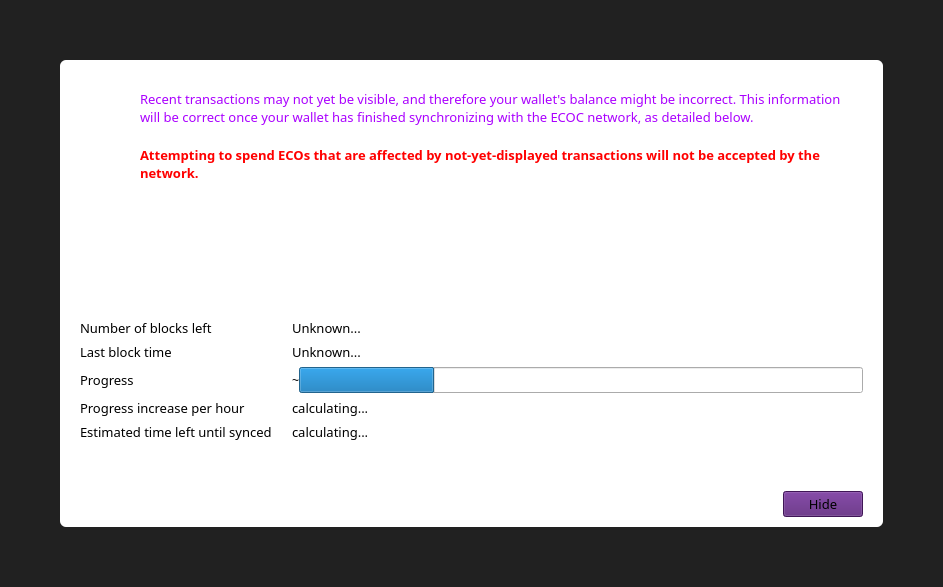
<?xml version="1.0" encoding="UTF-8"?>
<ui version="4.0">
 <class>ModalOverlay</class>
 <widget class="ModalOverlay" name="ModalOverlay">
  <property name="geometry">
   <rect>
    <x>0</x>
    <y>0</y>
    <width>943</width>
    <height>587</height>
   </rect>
  </property>
  <property name="windowTitle">
   <string>Form</string>
  </property>
  <layout class="QVBoxLayout" name="verticalLayout" stretch="0">
   <property name="sizeConstraint">
    <enum>QLayout::SetDefaultConstraint</enum>
   </property>
   <property name="leftMargin">
    <number>0</number>
   </property>
   <property name="topMargin">
    <number>0</number>
   </property>
   <property name="rightMargin">
    <number>0</number>
   </property>
   <property name="bottomMargin">
    <number>0</number>
   </property>
   <item>
    <widget class="QWidget" name="bgWidget" native="true">
     <property name="font">
      <font>
       <family>Source Sans Pro</family>
       <pointsize>10</pointsize>
      </font>
     </property>
     <property name="styleSheet">
      <string notr="true">#bgWidget { background: rgba(0,0,0,220); }</string>
     </property>
     <layout class="QVBoxLayout" name="verticalLayoutMain" stretch="0">
      <property name="leftMargin">
       <number>60</number>
      </property>
      <property name="topMargin">
       <number>60</number>
      </property>
      <property name="rightMargin">
       <number>60</number>
      </property>
      <property name="bottomMargin">
       <number>60</number>
      </property>
      <item>
       <widget class="QWidget" name="contentWidget" native="true">
        <property name="styleSheet">
         <string notr="true">#contentWidget { background: white; border-radius: 6px; }</string>
        </property>
        <layout class="QVBoxLayout" name="verticalLayout_3" stretch="1,0,0">
         <property name="spacing">
          <number>0</number>
         </property>
         <property name="leftMargin">
          <number>20</number>
         </property>
         <property name="topMargin">
          <number>10</number>
         </property>
         <property name="rightMargin">
          <number>20</number>
         </property>
         <property name="bottomMargin">
          <number>10</number>
         </property>
         <item>
          <widget class="QStackedWidget" name="stackedWidget">
           <property name="currentIndex">
            <number>0</number>
           </property>
           <widget class="QWidget" name="page">
            <layout class="QVBoxLayout" name="verticalLayout_2">
             <property name="spacing">
              <number>0</number>
             </property>
             <property name="leftMargin">
              <number>0</number>
             </property>
             <property name="topMargin">
              <number>0</number>
             </property>
             <property name="rightMargin">
              <number>0</number>
             </property>
             <property name="bottomMargin">
              <number>0</number>
             </property>
             <item>
              <layout class="QHBoxLayout" name="horizontalLayoutIconText" stretch="0,1">
               <property name="spacing">
                <number>20</number>
               </property>
               <property name="topMargin">
                <number>20</number>
               </property>
               <item>
                <layout class="QVBoxLayout" name="verticalLayoutIcon">
                 <item>
                  <widget class="QPushButton" name="warningIcon">
                   <property name="enabled">
                    <bool>false</bool>
                   </property>
                   <property name="text">
                    <string/>
                   </property>
                   <property name="icon">
                    <iconset>
                     <normaloff>:/icons/warning</normaloff>
                     <disabledoff>:/icons/warning</disabledoff>:/icons/warning</iconset>
                   </property>
                   <property name="iconSize">
                    <size>
                     <width>48</width>
                     <height>48</height>
                    </size>
                   </property>
                   <property name="flat">
                    <bool>true</bool>
                   </property>
                  </widget>
                 </item>
                 <item>
                  <spacer name="verticalSpacerWarningIcon">
                   <property name="orientation">
                    <enum>Qt::Vertical</enum>
                   </property>
                   <property name="sizeHint" stdset="0">
                    <size>
                     <width>20</width>
                     <height>40</height>
                    </size>
                   </property>
                  </spacer>
                 </item>
                </layout>
               </item>
               <item>
                <layout class="QVBoxLayout" name="verticalLayoutInfoText">
                 <property name="leftMargin">
                  <number>0</number>
                 </property>
                 <property name="topMargin">
                  <number>0</number>
                 </property>
                 <item>
                  <widget class="QLabel" name="infoText">
                   <property name="font">
                    <font>
                     <family>Source Sans Pro</family>
                     <pointsize>10</pointsize>
                    </font>
                   </property>
                   <property name="text">
                    <string>&lt;html&gt;&lt;head/&gt;&lt;body&gt;&lt;p&gt;&lt;span style=&quot; color:#aa00ff;&quot;&gt;Recent transactions may not yet be visible, and therefore your wallet's balance might be incorrect. This information will be correct once your wallet has finished synchronizing with the ECOC network, as detailed below.&lt;/span&gt;&lt;/p&gt;&lt;/body&gt;&lt;/html&gt;</string>
                   </property>
                   <property name="textFormat">
                    <enum>Qt::RichText</enum>
                   </property>
                   <property name="wordWrap">
                    <bool>true</bool>
                   </property>
                  </widget>
                 </item>
                 <item>
                  <widget class="QLabel" name="infoTextStrong">
                   <property name="font">
                    <font>
                     <family>Source Sans Pro</family>
                     <pointsize>10</pointsize>
                     <weight>75</weight>
                     <bold>true</bold>
                    </font>
                   </property>
                   <property name="text">
                    <string>&lt;html&gt;&lt;head/&gt;&lt;body&gt;&lt;p&gt;&lt;span style=&quot; color:#ff0000;&quot;&gt;Attempting to spend ECOs that are affected by not-yet-displayed transactions will not be accepted by the network.&lt;/span&gt;&lt;/p&gt;&lt;/body&gt;&lt;/html&gt;</string>
                   </property>
                   <property name="textFormat">
                    <enum>Qt::RichText</enum>
                   </property>
                   <property name="wordWrap">
                    <bool>true</bool>
                   </property>
                  </widget>
                 </item>
                 <item>
                  <spacer name="verticalSpacerInTextSpace">
                   <property name="orientation">
                    <enum>Qt::Vertical</enum>
                   </property>
                   <property name="sizeHint" stdset="0">
                    <size>
                     <width>20</width>
                     <height>40</height>
                    </size>
                   </property>
                  </spacer>
                 </item>
                </layout>
               </item>
              </layout>
             </item>
             <item>
              <layout class="QFormLayout" name="formLayout">
               <property name="fieldGrowthPolicy">
                <enum>QFormLayout::ExpandingFieldsGrow</enum>
               </property>
               <property name="horizontalSpacing">
                <number>20</number>
               </property>
               <property name="verticalSpacing">
                <number>6</number>
               </property>
               <property name="topMargin">
                <number>10</number>
               </property>
               <item row="0" column="0">
                <widget class="QLabel" name="labelNumberOfBlocksLeft">
                 <property name="font">
                  <font>
                   <family>Source Sans Pro</family>
                   <pointsize>10</pointsize>
                   <weight>50</weight>
                   <bold>false</bold>
                  </font>
                 </property>
                 <property name="text">
                  <string>Number of blocks left</string>
                 </property>
                </widget>
               </item>
               <item row="0" column="1">
                <widget class="QLabel" name="numberOfBlocksLeft">
                 <property name="sizePolicy">
                  <sizepolicy hsizetype="Expanding" vsizetype="Preferred">
                   <horstretch>0</horstretch>
                   <verstretch>0</verstretch>
                  </sizepolicy>
                 </property>
                 <property name="font">
                  <font>
                   <family>Source Sans Pro</family>
                   <pointsize>10</pointsize>
                  </font>
                 </property>
                 <property name="text">
                  <string>Unknown...</string>
                 </property>
                </widget>
               </item>
               <item row="1" column="0">
                <widget class="QLabel" name="labelLastBlockTime">
                 <property name="font">
                  <font>
                   <family>Source Sans Pro</family>
                   <pointsize>10</pointsize>
                   <weight>50</weight>
                   <bold>false</bold>
                  </font>
                 </property>
                 <property name="text">
                  <string>Last block time</string>
                 </property>
                </widget>
               </item>
               <item row="1" column="1">
                <widget class="QLabel" name="newestBlockDate">
                 <property name="sizePolicy">
                  <sizepolicy hsizetype="Expanding" vsizetype="Preferred">
                   <horstretch>0</horstretch>
                   <verstretch>0</verstretch>
                  </sizepolicy>
                 </property>
                 <property name="font">
                  <font>
                   <family>Source Sans Pro</family>
                   <pointsize>10</pointsize>
                  </font>
                 </property>
                 <property name="text">
                  <string>Unknown...</string>
                 </property>
                </widget>
               </item>
               <item row="2" column="0">
                <widget class="QLabel" name="labelSyncDone">
                 <property name="font">
                  <font>
                   <family>Source Sans Pro</family>
                   <pointsize>10</pointsize>
                   <weight>50</weight>
                   <bold>false</bold>
                  </font>
                 </property>
                 <property name="text">
                  <string>Progress</string>
                 </property>
                </widget>
               </item>
               <item row="2" column="1">
                <layout class="QHBoxLayout" name="horizontalLayoutSync" stretch="0,1">
                 <item>
                  <widget class="QLabel" name="percentageProgress">
                   <property name="text">
                    <string notr="true">~</string>
                   </property>
                  </widget>
                 </item>
                 <item>
                  <widget class="QProgressBar" name="progressBar">
                   <property name="font">
                    <font>
                     <family>Source Sans Pro</family>
                     <pointsize>10</pointsize>
                    </font>
                   </property>
                   <property name="value">
                    <number>24</number>
                   </property>
                   <property name="format">
                    <string/>
                   </property>
                  </widget>
                 </item>
                </layout>
               </item>
               <item row="4" column="0">
                <widget class="QLabel" name="labelProgressIncrease">
                 <property name="font">
                  <font>
                   <family>Source Sans Pro</family>
                   <pointsize>10</pointsize>
                   <weight>50</weight>
                   <bold>false</bold>
                  </font>
                 </property>
                 <property name="text">
                  <string>Progress increase per hour</string>
                 </property>
                </widget>
               </item>
               <item row="4" column="1">
                <widget class="QLabel" name="progressIncreasePerH">
                 <property name="sizePolicy">
                  <sizepolicy hsizetype="Expanding" vsizetype="Preferred">
                   <horstretch>0</horstretch>
                   <verstretch>0</verstretch>
                  </sizepolicy>
                 </property>
                 <property name="font">
                  <font>
                   <family>Source Sans Pro</family>
                   <pointsize>10</pointsize>
                  </font>
                 </property>
                 <property name="text">
                  <string>calculating...</string>
                 </property>
                </widget>
               </item>
               <item row="5" column="0">
                <widget class="QLabel" name="labelEstimatedTimeLeft">
                 <property name="font">
                  <font>
                   <family>Source Sans Pro</family>
                   <pointsize>10</pointsize>
                   <weight>50</weight>
                   <bold>false</bold>
                  </font>
                 </property>
                 <property name="text">
                  <string>Estimated time left until synced</string>
                 </property>
                </widget>
               </item>
               <item row="5" column="1">
                <widget class="QLabel" name="expectedTimeLeft">
                 <property name="sizePolicy">
                  <sizepolicy hsizetype="Expanding" vsizetype="Preferred">
                   <horstretch>0</horstretch>
                   <verstretch>0</verstretch>
                  </sizepolicy>
                 </property>
                 <property name="font">
                  <font>
                   <family>Source Sans Pro</family>
                   <pointsize>10</pointsize>
                  </font>
                 </property>
                 <property name="text">
                  <string>calculating...</string>
                 </property>
                </widget>
               </item>
              </layout>
             </item>
            </layout>
           </widget>
           <widget class="QWidget" name="page_2">
            <layout class="QVBoxLayout" name="verticalLayout_4">
             <property name="spacing">
              <number>15</number>
             </property>
             <property name="topMargin">
              <number>40</number>
             </property>
             <property name="bottomMargin">
              <number>40</number>
             </property>
             <item>
              <layout class="QHBoxLayout" name="horizontalLayout_2">
               <item>
                <spacer name="horizontalSpacer_4">
                 <property name="orientation">
                  <enum>Qt::Horizontal</enum>
                 </property>
                 <property name="sizeHint" stdset="0">
                  <size>
                   <width>40</width>
                   <height>20</height>
                  </size>
                 </property>
                </spacer>
               </item>
               <item>
                <widget class="QPushButton" name="warningIconBackup">
                 <property name="enabled">
                  <bool>false</bool>
                 </property>
                 <property name="text">
                  <string/>
                 </property>
                 <property name="icon">
                  <iconset>
                   <normaloff>:/styles/app-icons/message_warning</normaloff>
                   <disabledoff>:/styles/app-icons/message_warning</disabledoff>:/styles/app-icons/message_warning</iconset>
                 </property>
                 <property name="iconSize">
                  <size>
                   <width>120</width>
                   <height>120</height>
                  </size>
                 </property>
                 <property name="flat">
                  <bool>true</bool>
                 </property>
                </widget>
               </item>
               <item>
                <spacer name="horizontalSpacer_5">
                 <property name="orientation">
                  <enum>Qt::Horizontal</enum>
                 </property>
                 <property name="sizeHint" stdset="0">
                  <size>
                   <width>40</width>
                   <height>20</height>
                  </size>
                 </property>
                </spacer>
               </item>
              </layout>
             </item>
             <item>
              <widget class="QLabel" name="labelNote">
               <property name="text">
                <string>IMPORATANT NOTE!</string>
               </property>
               <property name="alignment">
                <set>Qt::AlignCenter</set>
               </property>
              </widget>
             </item>
             <item>
              <widget class="QLabel" name="labelMessage">
               <property name="text">
                <string>Making a backup of your wallet helps ensure you can always maintain access to your funds. Please backup your wallet in order to avoid losing funds.</string>
               </property>
               <property name="alignment">
                <set>Qt::AlignCenter</set>
               </property>
               <property name="wordWrap">
                <bool>true</bool>
               </property>
              </widget>
             </item>
             <item>
              <spacer name="verticalSpacer">
               <property name="orientation">
                <enum>Qt::Vertical</enum>
               </property>
               <property name="sizeType">
                <enum>QSizePolicy::Expanding</enum>
               </property>
               <property name="sizeHint" stdset="0">
                <size>
                 <width>20</width>
                 <height>40</height>
                </size>
               </property>
              </spacer>
             </item>
             <item>
              <layout class="QHBoxLayout" name="horizontalLayout">
               <item>
                <spacer name="horizontalSpacer_2">
                 <property name="orientation">
                  <enum>Qt::Horizontal</enum>
                 </property>
                 <property name="sizeHint" stdset="0">
                  <size>
                   <width>40</width>
                   <height>20</height>
                  </size>
                 </property>
                </spacer>
               </item>
               <item>
                <widget class="QPushButton" name="walletBackupButton">
                 <property name="text">
                  <string>Wallet backup</string>
                 </property>
                </widget>
               </item>
               <item>
                <spacer name="horizontalSpacer_3">
                 <property name="orientation">
                  <enum>Qt::Horizontal</enum>
                 </property>
                 <property name="sizeHint" stdset="0">
                  <size>
                   <width>40</width>
                   <height>20</height>
                  </size>
                 </property>
                </spacer>
               </item>
              </layout>
             </item>
            </layout>
           </widget>
          </widget>
         </item>
         <item>
          <spacer name="verticalSpacerAfterText">
           <property name="orientation">
            <enum>Qt::Vertical</enum>
           </property>
           <property name="sizeHint" stdset="0">
            <size>
             <width>20</width>
             <height>40</height>
            </size>
           </property>
          </spacer>
         </item>
         <item>
          <layout class="QHBoxLayout" name="horizontalLayoutButtons">
           <property name="leftMargin">
            <number>10</number>
           </property>
           <property name="topMargin">
            <number>10</number>
           </property>
           <item>
            <spacer name="horizontalSpacer">
             <property name="orientation">
              <enum>Qt::Horizontal</enum>
             </property>
             <property name="sizeHint" stdset="0">
              <size>
               <width>40</width>
               <height>20</height>
              </size>
             </property>
            </spacer>
           </item>
           <item>
            <widget class="QPushButton" name="closeButton">
             <property name="font">
              <font>
               <family>Source Sans Pro</family>
               <pointsize>10</pointsize>
              </font>
             </property>
             <property name="styleSheet">
              <string notr="true">background-color: #581F78;
background-opacity: 97%;</string>
             </property>
             <property name="text">
              <string>Hide</string>
             </property>
            </widget>
           </item>
          </layout>
         </item>
        </layout>
       </widget>
      </item>
     </layout>
    </widget>
   </item>
  </layout>
 </widget>
 <customwidgets>
  <customwidget>
   <class>ModalOverlay</class>
   <extends>QWidget</extends>
   <header>modaloverlay.h</header>
   <container>1</container>
  </customwidget>
 </customwidgets>
 <resources/>
 <connections/>
</ui>
